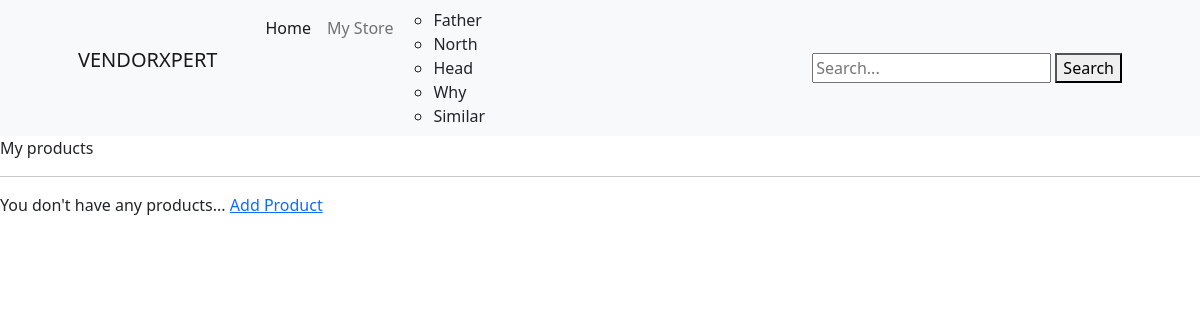
The app's page /my_store (signed in) with its own data.
### store/models.py (models this page shows, shortened)
class Category(models.Model):
    title = models.CharField(max_length=50)
    slug = models.SlugField()
    class Meta:
        verbose_name_plural = 'Categories'

### userprofile/custom_dec.py (the view)
    def _wrapped_view(request, *args, **kwargs):
        if not request.user.is_authenticated or not request.user.is_vendor:
            from django.http import HttpResponseForbidden
            return HttpResponseForbidden("You must be a vendor to access this page.")
        return view_func(request, *args, **kwargs)

### store/templatetags/menu.py (called while the page is built)
@register.inclusion_tag('store/menu.html')
def menu():
    categories = Category.objects.all()
    return {'categories':categories}

### userprofile/custom_dec.py (called while the page is built)
def vendor_required(view_func):
    def _wrapped_view(request, *args, **kwargs):
        if not request.user.is_authenticated or not request.user.is_vendor:
            from django.http import HttpResponseForbidden
            return HttpResponseForbidden("You must be a vendor to access this page.")
        return view_func(request, *args, **kwargs)
    return _wrapped_view

### userprofile/views.py (called while the page is built)
@vendor_required
def vendor_dashboard(request):
    return render(request, 'userprofile/vendor_dashboard.html')

### userprofile/templates/userprofile/vendor_dashboard.html (shortened to what this page needs)
{% extends 'core/base.html' %}
{% block body %}
My products
<hr>
    {% if product %}
        {% for products in product %}
        <div>
            <a href="{% url 'product_detail' products.category.slug products.slug %}"><p>{{ products.title }}</p></a>
            <p>{{ products.display_price }}</p>
            {% if products.product_image %}
                <img src="{{ products.product_image.url }}" alt="image of {{products.title}}">
            {% endif %}
        </div>
        <a href="{% url 'edit_product' products.id %}">Edit Product</a>
        <a href="{% url 'delete_product' products.id %}">Delete Product</a>
        {% endfor %}
    {% else %}
        You don't have any products...
    {% endif %}
    <a href="{% url 'add_product' %}">Add Product</a>
{% endblock body %}

### store/templates/store/menu.html
{% for category in categories %}
<li><a class="dropdown-item" href="{% url 'category_detail' category.slug %}">{{ category.title }}</a></li>
{% endfor %}

### records on screen
Category: title "Father"
Category: title "North"
Category: title "Head"
Category: title "Why"
Category: title "Similar"
